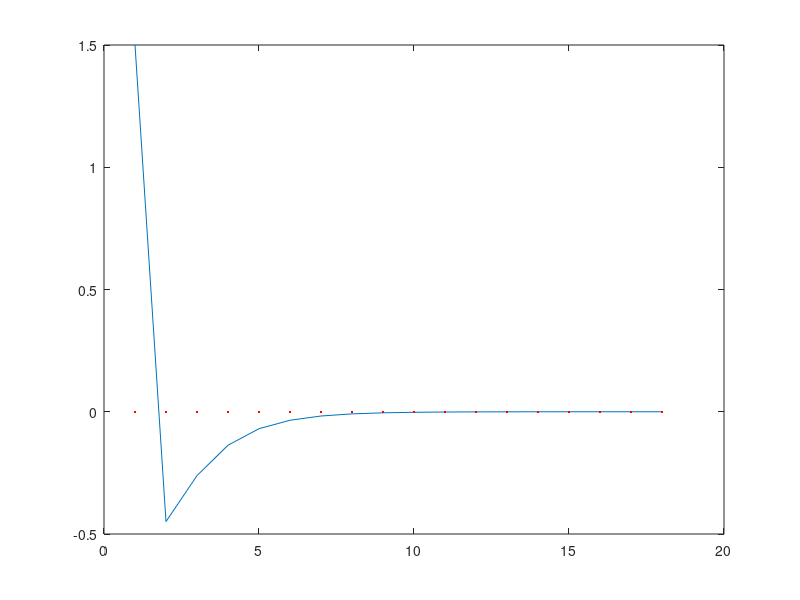

This chart was generated by the following MATLAB code:


x = 1.5;
nmax = 25;
eps = 1;
xvals = x;
n = 0;

while eps >= 1e-5 & n<=nmax
  y = (x-sin(x)+x*cos(x))/(2*cos(x)-x*sin(x));
  xvals = [xvals;y];
  eps = abs(y-x);
  x = y;
  n = n+1; 
end
plot(xvals);hold on;
plot(1:length(xvals),sin(x)+x*cos(x),'r')
